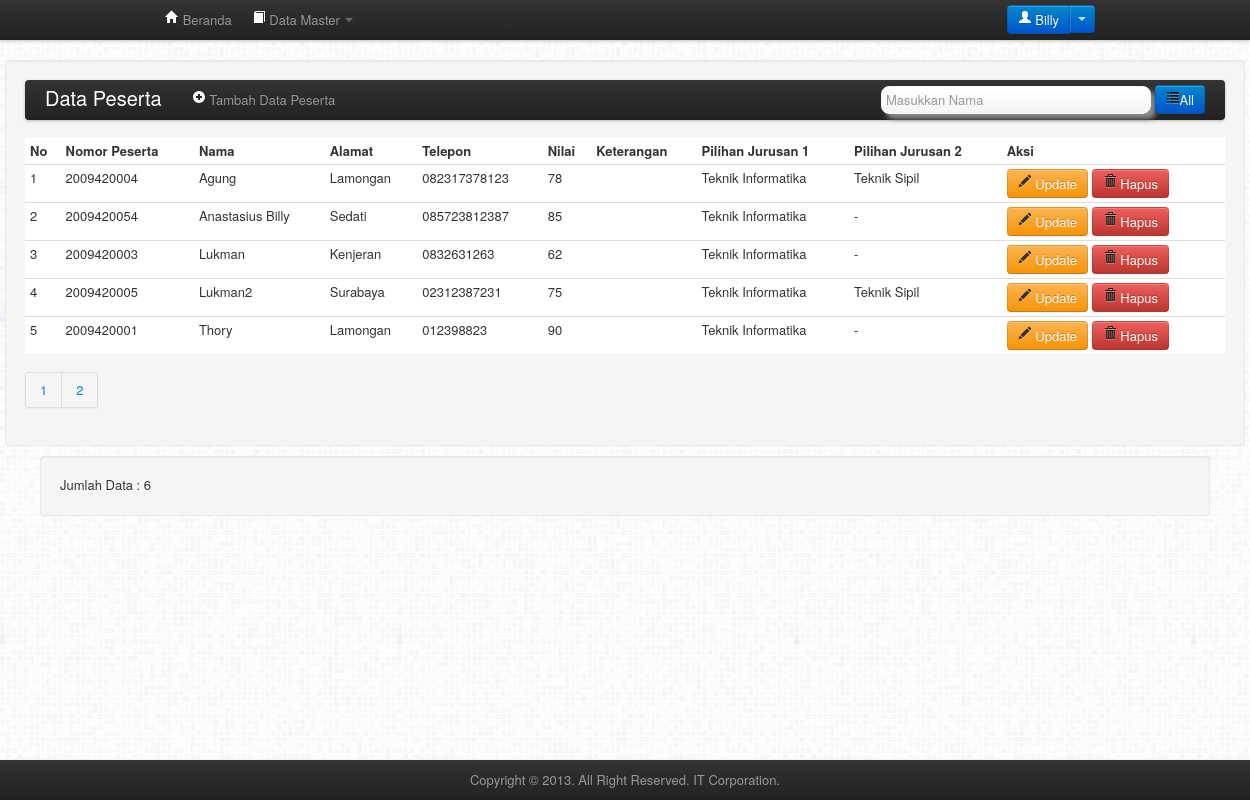
The page /admin/MenuUtama.php?master=peserta (signed in) on the database its author committed.
### tables this page shows
CREATE TABLE `peserta` (
  `no_peserta` varchar(10) NOT NULL,
  `nama` varchar(50) NOT NULL,
  `alamat` text,
  `telepon` varchar(20) default NULL,
  `nilai` int(11) default NULL,
  `keterangan` text,
  PRIMARY KEY  (`no_peserta`)
);

### admin/peserta/index.php (the view, shortened to what this page needs)
<div class="well" style="width: 1200px; margin:10px auto;">
    <div class="navbar">
        <div class="navbar-inner">
            <div class="container">
                <a class="brand" href="#">Data Peserta</a>
                <div class="nav-collapse">
                    <ul class="nav">
                        <li>
                            <a href="form_tambah.php" class="small-box" onclick="return tambah();">
                                <i class="icon-plus-sign icon-white"></i> Tambah Data Peserta
                            </a>
                        </li>
                    </ul>
                </div>
                <form name="user_form_search" action="" method="post" class="form-search">
                    <div class="navbar-form pull-right">
                        <input type="text" class="span3" name="nama" placeholder="Masukkan Nama" value="<?php if(isset($_POST['nama'])) echo $_POST['nama'];?>"/>
                        <a href='' class="btn btn-primary" ><i class='icon-list'></i>All</a>
                    </div>
                </form>
            </div>
        </div>
    </div>
    <table class="table table-hover table-condensed">
        <thead>
            <tr>
                <th>No</th>
                <th>Nomor Peserta</th>
                <th>Nama</th>
                <th>Alamat</th>
                <th>Telepon</th>
                <th>Nilai</th>
                <th>Keterangan</th>
                <th>Pilihan Jurusan 1</th>
                <th>Pilihan Jurusan 2</th>
                <th>Aksi</th>
            </tr>
        </thead>
        <tbody>
<?php
$batas=5;
$halaman=$_GET['halaman'];
$posisi=null;
if(empty($halaman)){
$posisi=0;
}else{
$posisi=($halaman-1)* $batas;
}
$query="SELECT no_peserta,nama,alamat,telepon,nilai,keterangan,fill_nilai,pilihan_jurusan1,pilihan_jurusan2 from
(
SELECT d0.* from
(
SELECT p.*,
(CASE
WHEN nilai=-1 THEN 'Belum Ujian'
ELSE nilai END) AS fill_nilai,j.nama_jurusan,
(select nama_jurusan from jurusan where id_jurusan = (select id_jurusan from pilihan_jurusan where no_peserta=p.no_peserta limit 0,1)) as pilihan_jurusan1,
(select nama_jurusan from jurusan where id_jurusan = (select id_jurusan from pilihan_jurusan where no_peserta=p.no_peserta limit 1,1)) as pilihan_jurusan2
FROM
peserta p,pilihan_jurusan pl,jurusan j WHERE
p.no_peserta=pl.no_peserta AND pl.id_jurusan=j.id_jurusan ORDER BY nama
) as d0
) as d1 group by no_peserta ORDER BY nama LIMIT $posisi,$batas";
$query_page="SELECT nama FROM peserta";
$result=mysql_query($query) or die(mysql_error());
$no=0;
while($rows=mysql_fetch_array($result)){
$no+=1;
?>
            <tr>
                <td><?php echo ($no+$posisi); ?></td>
		<td><?php echo $rows['no_peserta']; ?></td>
                <td><?php echo $rows['nama']; ?></td>
                <td><?php echo $rows['alamat']; ?></td>
                <td><?php echo $rows['telepon']; ?></td>
                <td><?php echo $rows['fill_nilai']; ?></td>
                <td><?php echo $rows['keterangan']; ?></td>
                <td><?php echo $rows['pilihan_jurusan1'] != NULL ? $rows['pilihan_jurusan1'] : '-'; ?></td>
                <td><?php echo $rows['pilihan_jurusan2'] != NULL ? $rows['pilihan_jurusan2'] : '-'; ?></td>
		<td align="center">
                    <a href="from_update.php?id_admin=<?php echo $rows['id_admin']; ?>" class="btn btn-warning"
                       onclick="return ubahData(<?php echo "'{$rows['no_peserta']}','{$rows['nama']}','{$rows['alamat']}','{$rows['telepon']}','{$rows['keterangan']}','{$rows['pilihan_jurusan1']}','{$rows['pilihan_jurusan2']}'"; ?>);">
                        <i class="icon-pencil"></i> Update
                    </a>
                    <a href="delete.php?id_admin=<?php echo $rows['id_admin']; ?>"
                       onclick="return deleteData(<?php echo "'{$rows['no_peserta']}'"; ?>);" class="btn btn-danger">
                        <i class="icon-trash"></i> Hapus
                    </a>
                </td>
            </tr>
<?php
}
?>
        </tbody>
    </table>
<?php
$result_page = mysql_query($query_page);
$jmldata = mysql_num_rows($result_page);
$jmlhalaman = ceil($jmldata / $batas);
echo "<div class='pagination'><ul>";
for($i=1;$i<=$jmlhalaman;$i++)
    echo "<li> <a href='$_SERVER[PHP_SELF]?master=peserta&halaman=$i'>$i</a></li>";
echo "</div></ul>";
?>
</div>
<div class="container">
	<div class="well">
	<?php
	echo "Jumlah Data : $jmldata";
	?>
	</div>
</div>

### admin/inc/tampilan/head_menu_utama.php (style rules this page uses)
body { background-image: url('../bootstrap/img/grey.png'); }

### rows shown on the page
peserta: posisi "1", no_peserta "2009420004", nama "Agung", alamat "Lamongan", telepon "082317378123", fill_nilai "78", pilihan_jurusan1 "Teknik Informatika", pilihan_jurusan2 "Teknik Sipil"
peserta: posisi "2", no_peserta "2009420054", nama "Anastasius Billy", alamat "Sedati", telepon "085723812387", fill_nilai "85", pilihan_jurusan1 "Teknik Informatika"
peserta: posisi "3", no_peserta "2009420003", nama "Lukman", alamat "Kenjeran", telepon "0832631263", fill_nilai "62", pilihan_jurusan1 "Teknik Informatika"
peserta: posisi "4", no_peserta "2009420005", nama "Lukman2", alamat "Surabaya", telepon "02312387231", fill_nilai "75", pilihan_jurusan1 "Teknik Informatika", pilihan_jurusan2 "Teknik Sipil"
peserta: posisi "5", no_peserta "2009420001", nama "Thory", alamat "Lamongan", telepon "012398823", fill_nilai "90", pilihan_jurusan1 "Teknik Informatika"

### other values the page prints
$_SESSION['username'] "Billy"
$jmldata "6"
